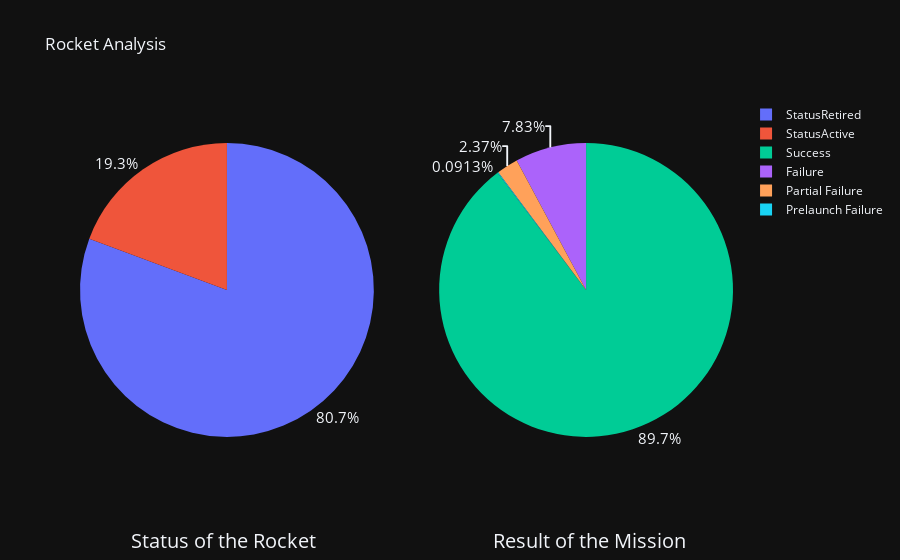

The notebook cell this image was saved under:
### Markdown cell above
### Rocket and mission status overview

### Code cell
rocket_status = df_combined["RocketStatus"].value_counts()
mission_status = df_combined["MissionStatus"].value_counts()
fig = make_subplots(rows=1, cols=2, specs=[[{'type':'domain'}, {'type':'domain'}]],subplot_titles=['Status of the Rocket', 'Result of Mission'])
fig.add_trace(go.Pie(labels=rocket_status.index, values=rocket_status.values), 1, 1)
fig.add_trace(go.Pie(labels=mission_status.index, values=mission_status.values), 1, 2)
fig.update_traces(textfont_size=15, textposition="outside")
fig.update_layout(
    title_text="Rocket Analysis",template="plotly_dark",
    annotations=[dict(text='Status of the Rocket', x=0.22, y=-0.2, font_size=20, showarrow=False),
                 dict(text='Result of the Mission', x=0.78, y=-0.2, font_size=20, showarrow=False)])
fig.show()

### Figure 1 — Plotly figure (JSON) as saved in the notebook; plotly's stock layout.template omitted (floating-point values rounded to 4 significant figures)
{"data": [{"domain": {"x": [0.0, 0.45], "y": [0.0, 1.0]}, "labels": ["StatusRetired", "StatusActive"], "textfont": {"size": 15}, "textposition": "outside", "type": "pie", "values": [3534, 846]}, {"domain": {"x": [0.55, 1.0], "y": [0.0, 1.0]}, "labels": ["Success", "Failure", "Partial Failure", "Prelaunch Failure"], "textfont": {"size": 15}, "textposition": "outside", "type": "pie", "values": [3929, 343, 104, 4]}], "layout": {"annotations": [{"font": {"size": 20}, "showarrow": false, "text": "Status of the Rocket", "x": 0.22, "xanchor": "center", "xref": "paper", "y": -0.2, "yanchor": "bottom", "yref": "paper"}, {"font": {"size": 20}, "showarrow": false, "text": "Result of the Mission", "x": 0.78, "xanchor": "center", "xref": "paper", "y": -0.2, "yanchor": "bottom", "yref": "paper"}], "title": {"text": "Rocket Analysis"}}}
